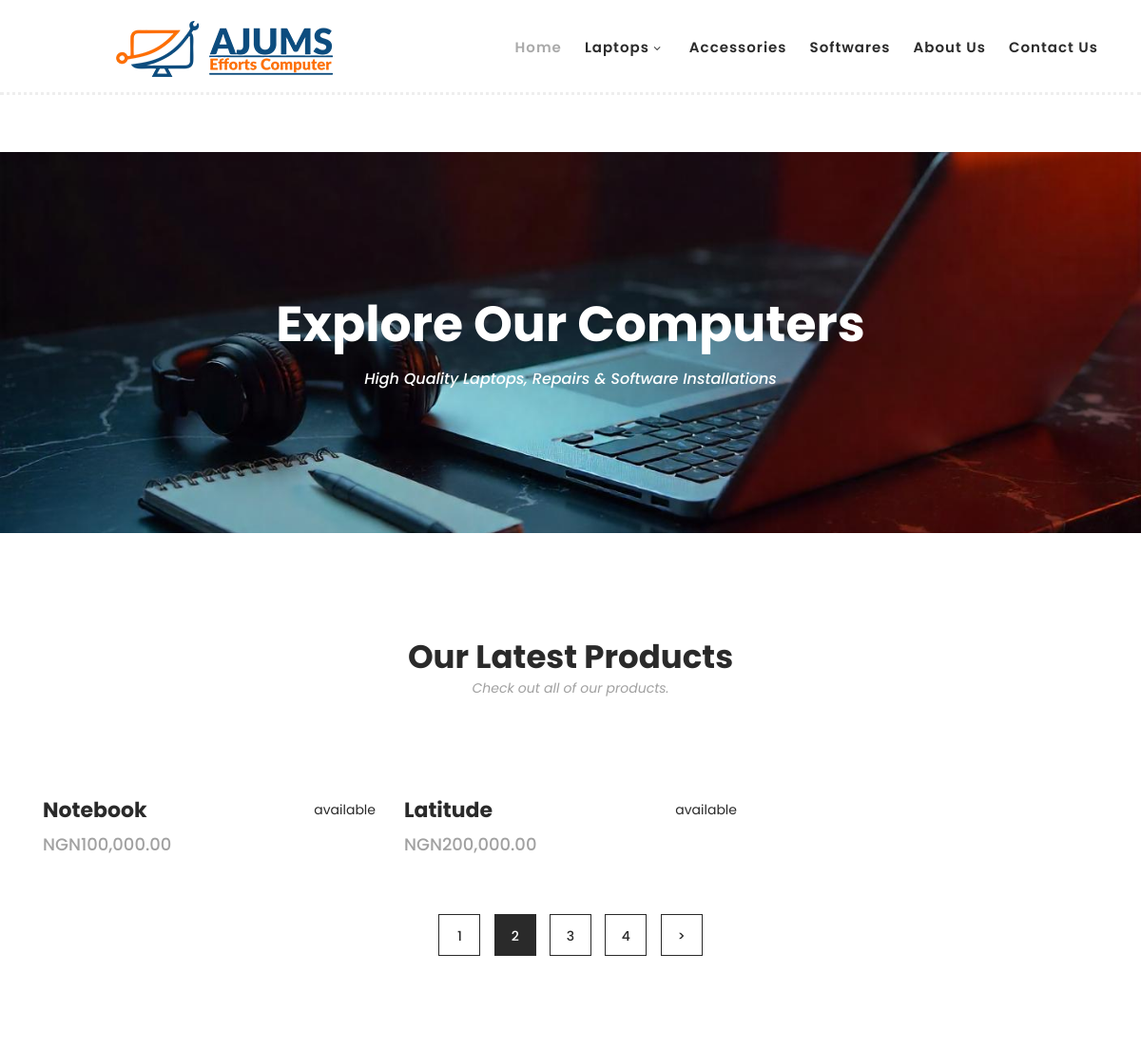
Before: /products/ (upper part) with the older database file.
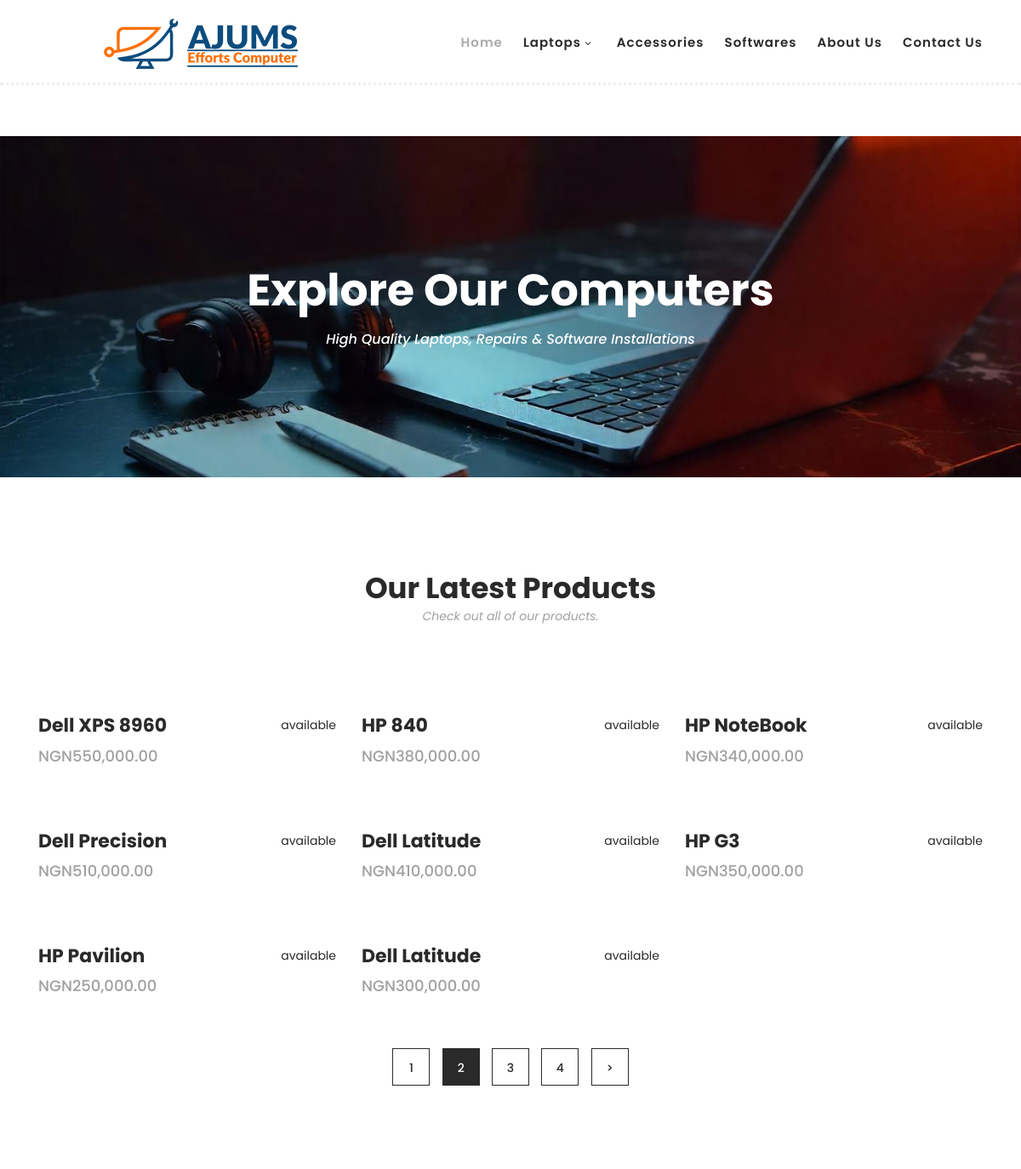
After: the same page with the newer database file.
### core/models.py (models this page shows, shortened)
class BaseModel(models.Model):
	created_at = models.DateField(default=timezone.now)
	updated_at = models.DateField(auto_now=True)
	class Meta:
		abstract = True

class Product(BaseModel):
	name = models.CharField(max_length=50)
	description = models.TextField()
	price = models.DecimalField(decimal_places=2, max_digits=10)
	front_img = models.ImageField(upload_to="products/", null=True, blank=True)
	back_img = models.ImageField(upload_to="products/", null=True, blank=True)
	status = models.CharField(max_length=50, null=True, blank=True, choices=Availability.choices, default=Availability.available)
	category = models.CharField(max_length=50, null=True, blank=True, choices=Category.choices, default=Category.other)
	product_id = models.CharField(max_length=20, null=True, blank=True, unique=True)
	added_by = models.ForeignKey("account.Account", on_delete=models.SET_NULL, null=True, blank=True, related_name="added_by")
	updated_by = models.ForeignKey("account.Account", on_delete=models.SET_NULL, null=True, blank=True, related_name="updated_by")

### core/views.py (the view)
# urls.py: path("products/", ProductPage.as_view(), name = "products"),
class ProductPage(View):
	def get(self, request):
		products = Product.objects.all().order_by("-id")
		context = {
			"products": products,
		}
		return render(request, "core/products1.html", context)

### core/templates/core/products1.html (shortened to what this page needs)
{% extends "base.html" %} {% load static %} {% block content %}
    <div class="page-heading" id="top">
        <div class="container">
            <div class="row">
                <div class="col-lg-12">
                    <div class="inner-content">
                        <h2>Explore Our Computers</h2>
                        <span>High Quality Laptops, Repairs &amp; Software Installations</span>
                    </div>
                </div>
            </div>
        </div>
    </div>
    <section class="section" id="products">
        <div class="container">
            <div class="row">
                <div class="col-lg-12">
                    <div class="section-heading">
                        <h2>Our Latest Products</h2>
                        <span>Check out all of our products.</span>
                    </div>
                </div>
            </div>
        </div>
        <div class="container">
            <div class="row">
                {% for product in products %}
                <div class="col-lg-4">
                    <div class="item">
                        <div class="thumb">
                        </div>
                        <div class="down-content">
                            <h4>{{ product.name }}</h4>
                            <span>NGN{{ product.price  }}</span>
                            <ul class="stars">
                                <p>{{ product.status }}</p>
                            </ul>
                        </div>
                    </div>
                </div>
                {% endfor %}
                <div class="col-lg-12">
                    <div class="pagination">
                        <ul>
                            <li>
                                <a href="#">1</a>
                            </li>
                            <li class="active">
                                <a href="#">2</a>
                            </li>
                            <li>
                                <a href="#">3</a>
                            </li>
                            <li>
                                <a href="#">4</a>
                            </li>
                            <li>
                                <a href="#">></a>
                            </li>
                        </ul>
                    </div>
                </div>
            </div>
        </div>
    </section>
{% endblock content %}

Changed rows visible on the page:
removed Product: name "Notebook", price "100,000.00", status "available"
removed Product: name "Latitude", price "200,000.00", status "available"
added Product: name "Dell XPS 8960", price "550,000.00", status "available"
added Product: name "HP 840", price "380,000.00", status "available"
added Product: name "HP NoteBook", price "340,000.00", status "available"
added Product: name "Dell Precision", price "510,000.00", status "available"
added Product: name "Dell Latitude", price "410,000.00", status "available"
added Product: name "HP G3", price "350,000.00", status "available"
added Product: name "HP Pavilion", price "250,000.00", status "available"
added Product: name "Dell Latitude", price "300,000.00", status "available"
